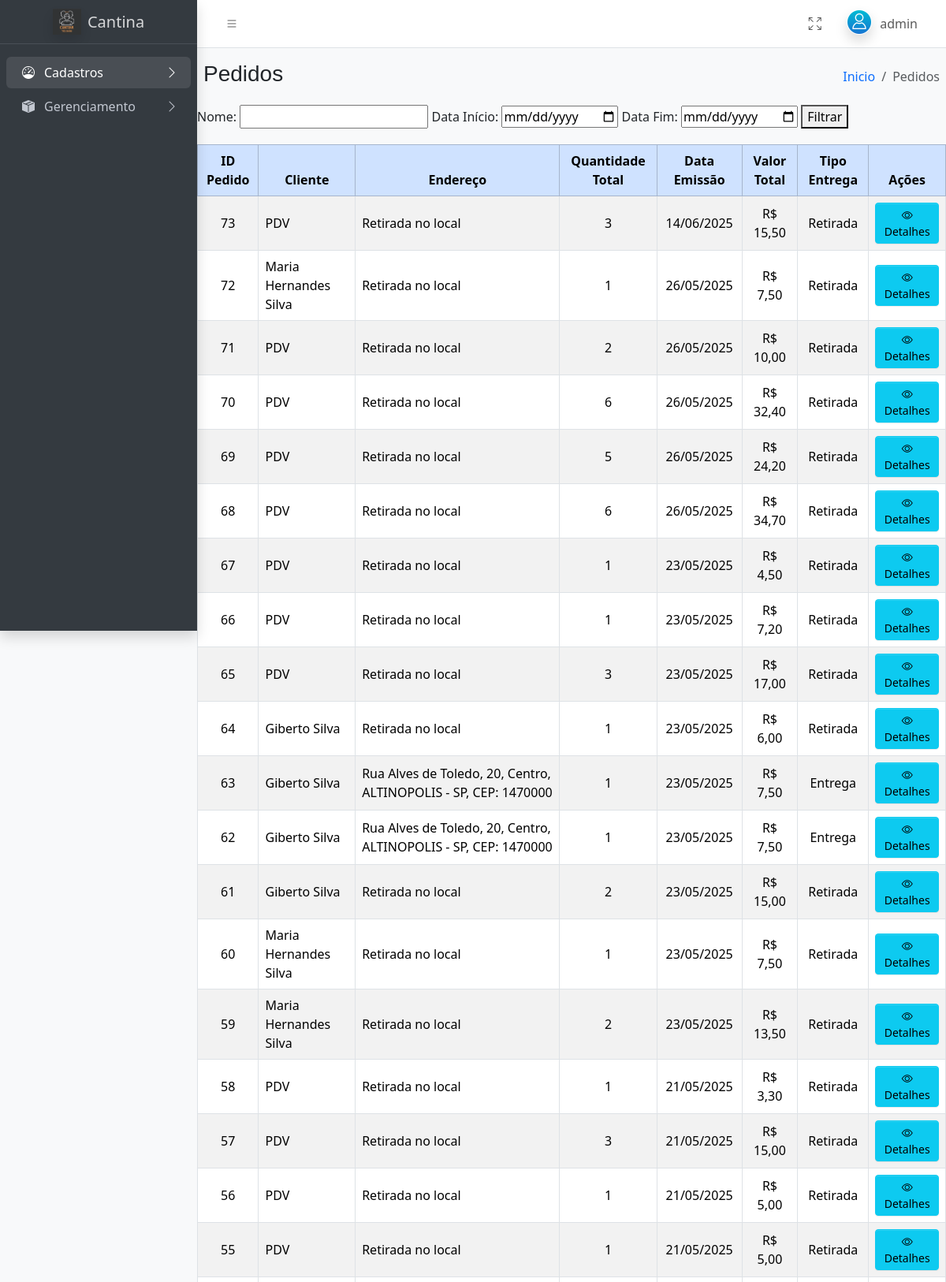
The app's page /admin/admin.php?pg=Pedidos (signed in, upper part) with its own data.
### tables this page shows
CREATE TABLE IF NOT EXISTS `tb_pedidos` (
  `id` int(11) NOT NULL AUTO_INCREMENT,
  `id_cliente` int(11) DEFAULT NULL,
  `id_endereco` int(11) DEFAULT NULL,
  `emissao` datetime NOT NULL,
  `valor_total` decimal(10,2) NOT NULL DEFAULT 0.00,
  `tipo_entrega` varchar(20) NOT NULL,
  `tipo_pedido` enum('PDV','WEB') NOT NULL DEFAULT 'WEB',
  `metodo_pagamento` enum('DINHEIRO','CARTAO','PIX','ONLINE') NOT NULL DEFAULT 'ONLINE',
  PRIMARY KEY (`id`),
  KEY `id_cliente` (`id_cliente`),
  KEY `id_endereco` (`id_endereco`)
);

CREATE TABLE IF NOT EXISTS `tb_clientes` (
  `id` int(11) NOT NULL AUTO_INCREMENT,
  `nome` varchar(100) NOT NULL,
  `cnpj_cpf` varchar(20) NOT NULL,
  `email` varchar(200) NOT NULL,
  `telefone` varchar(20) NOT NULL,
  `senha` varchar(32) NOT NULL,
  PRIMARY KEY (`id`),
  UNIQUE KEY `cnpj_cpf` (`cnpj_cpf`),
  UNIQUE KEY `telefone` (`telefone`)
);

CREATE TABLE IF NOT EXISTS `tb_cliente_endereco` (
  `id` int(11) NOT NULL AUTO_INCREMENT,
  `id_cliente` int(11) NOT NULL,
  `descricao` varchar(100) NOT NULL,
  `endereco` varchar(100) NOT NULL,
  `numero` varchar(15) NOT NULL,
  `bairro` varchar(100) NOT NULL,
  `complemento` varchar(200) DEFAULT NULL,
  `cep` varchar(10) NOT NULL,
  `id_cidade` int(11) NOT NULL,
  PRIMARY KEY (`id`),
  KEY `id_cliente` (`id_cliente`)
);

CREATE TABLE IF NOT EXISTS `tb_cidades` (
  `codigo_estado` int(11) NOT NULL,
  `sigla_estado` varchar(2) NOT NULL,
  `nome_estado` varchar(120) NOT NULL,
  `codigo_cidade` int(11) NOT NULL,
  `nome_cidade` varchar(120) NOT NULL,
  PRIMARY KEY (`codigo_cidade`)
);

### includes/consulta_pedido_admin.php (called while the page is built, shortened)
<?php
include('conexao.php');
$mostrar_detalhes = isset($_GET['pg']) && $_GET['pg'] === 'detalhes' && isset($_GET['id_pedido']);
if (!$mostrar_detalhes) {
    $query = "
        SELECT
            p.id AS id_pedido,
            c.nome AS cliente,
            p.emissao,
            p.valor_total,
            p.tipo_entrega,
            p.tipo_pedido,
            e.endereco,
            e.numero,
            e.bairro,
            e.cep,
            cid.nome_cidade,
            cid.sigla_estado,
            SUM(pi.qtd) AS quantidade_total
        FROM tb_pedidos p
        LEFT JOIN tb_clientes c ON p.id_cliente = c.id
        LEFT JOIN tb_cliente_endereco e ON p.id_endereco = e.id
        LEFT JOIN tb_cidades cid ON e.id_cidade = cid.codigo_cidade
        LEFT JOIN tb_pedidos_itens pi ON p.id = pi.id_pedidos
    ";
    $query .= "
        GROUP BY p.id, c.nome, p.emissao, p.valor_total, p.tipo_entrega, e.endereco, e.numero, e.bairro, e.cep, cid.nome_cidade, cid.sigla_estado
        ORDER BY p.emissao DESC
    ";
    $resultado = mysqli_query($conexao, $query);
}
?>

### admin/gerenciamento/pedidos_admin.php (the view, shortened to what this page needs)
<?php
include('../includes/consulta_pedido_admin.php');
?>
<form method="get" action="" style="margin-bottom: 20px;">
    <label for="nome">Nome:</label>
    <input type="text" name="nome" id="nome">
    <label for="data_inicio">Data Início:</label>
    <input type="date" name="data_inicio" id="data_inicio">
    <label for="data_fim">Data Fim:</label>
    <input type="date" name="data_fim" id="data_fim">
    <button type="submit">Filtrar</button>
</form>
<div class="table-responsive">
    <table class="table table-striped table-hover table-bordered align-middle">
        <thead class="table-primary">
            <tr>
                <th class="text-center">ID Pedido</th>
                <th class="text-center">Cliente</th>
                <th class="text-center">Endereço</th>
                <th class="text-center">Quantidade Total</th>
                <th class="text-center">Data Emissão</th>
                <th class="text-center">Valor Total</th>
                <th class="text-center">Tipo Entrega</th>
                <th class="text-center">Ações</th>
            </tr>
        </thead>
        <tbody>
            <?php if (mysqli_num_rows($resultado) > 0): ?>
                <?php while ($row = mysqli_fetch_assoc($resultado)): ?>
                    <tr>
                        <td class="text-center"><?php echo htmlspecialchars($row['id_pedido']); ?></td>
                        <td><?php echo htmlspecialchars($row['cliente'] ?? "PDV"); ?></td>
                        <td>
                            <?php
                            if ($row['tipo_entrega'] === 'entrega' && $row['endereco']) {
                                echo htmlspecialchars(
                                    $row['endereco'] . ', ' .
                                        $row['numero'] . ', ' .
                                        $row['bairro'] . ', ' .
                                        $row['nome_cidade'] . ' - ' .
                                        $row['sigla_estado'] . ', CEP: ' .
                                        $row['cep']
                                );
                            } else {
                                echo 'Retirada no local';
                            }
                            ?>
                        </td>
                        <td class="text-center"><?php echo htmlspecialchars($row['quantidade_total'] ?? 0); ?></td>
                        <td class="text-center"><?php echo date('d/m/Y', strtotime($row['emissao'])); ?></td>
                        <td class="text-center">R$ <?php echo number_format($row['valor_total'], 2, ',', '.'); ?></td>
                        <td class="text-center"><?php echo htmlspecialchars($row['tipo_entrega'] === 'entrega' ? 'Entrega' : 'Retirada'); ?></td>
                        <td class="text-center">
                            <a href="?pg=Detalhes&id=<?php echo $row['id_pedido']; ?>" class="btn btn-info btn-sm">
                                <i class="bi bi-eye"></i> Detalhes
                            </a>
                        </td>
                    </tr>
                <?php endwhile; ?>
            <?php else: ?>
                <tr>
                    <td colspan="8" class="text-center">Nenhum pedido encontrado.</td>
                </tr>
            <?php endif; ?>
        </tbody>
    </table>
</div>

### records on screen
tb_pedidos: id "73", cliente "PDV", shows "Retirada no local", quantidade_total "3", emissao "14/06/2025", valor_total "15,50", tipo_entrega "Retirada"
tb_pedidos: id "72", id_cliente.nome "Maria Hernandes Silva", shows "Retirada no local", quantidade_total "1", emissao "26/05/2025", valor_total "7,50", tipo_entrega "Retirada"
tb_pedidos: id "71", cliente "PDV", shows "Retirada no local", quantidade_total "2", emissao "26/05/2025", valor_total "10,00", tipo_entrega "Retirada"
tb_pedidos: id "70", cliente "PDV", shows "Retirada no local", quantidade_total "6", emissao "26/05/2025", valor_total "32,40", tipo_entrega "Retirada"
tb_pedidos: id "69", cliente "PDV", shows "Retirada no local", quantidade_total "5", emissao "26/05/2025", valor_total "24,20", tipo_entrega "Retirada"
tb_pedidos: id "68", cliente "PDV", shows "Retirada no local", quantidade_total "6", emissao "26/05/2025", valor_total "34,70", tipo_entrega "Retirada"
tb_pedidos: id "67", cliente "PDV", shows "Retirada no local", quantidade_total "1", emissao "23/05/2025", valor_total "4,50", tipo_entrega "Retirada"
tb_pedidos: id "66", cliente "PDV", shows "Retirada no local", quantidade_total "1", emissao "23/05/2025", valor_total "7,20", tipo_entrega "Retirada"
tb_pedidos: id "65", cliente "PDV", shows "Retirada no local", quantidade_total "3", emissao "23/05/2025", valor_total "17,00", tipo_entrega "Retirada"
tb_pedidos: id "64", id_cliente.nome "Giberto Silva", shows "Retirada no local", quantidade_total "1", emissao "23/05/2025", valor_total "6,00", tipo_entrega "Retirada"
tb_pedidos: id "63", id_cliente.nome "Giberto Silva", id_endereco.cep "Rua Alves de Toledo, 20, Centro, ALTINOPOLIS - SP, CEP: 1470000", quantidade_total "1", emissao "23/05/2025", valor_total "7,50", tipo_entrega "Entrega"
tb_pedidos: id "62", id_cliente.nome "Giberto Silva", id_endereco.cep "Rua Alves de Toledo, 20, Centro, ALTINOPOLIS - SP, CEP: 1470000", quantidade_total "1", emissao "23/05/2025", valor_total "7,50", tipo_entrega "Entrega"
tb_pedidos: id "61", id_cliente.nome "Giberto Silva", shows "Retirada no local", quantidade_total "2", emissao "23/05/2025", valor_total "15,00", tipo_entrega "Retirada"
tb_pedidos: id "60", id_cliente.nome "Maria Hernandes Silva", shows "Retirada no local", quantidade_total "1", emissao "23/05/2025", valor_total "7,50", tipo_entrega "Retirada"
tb_pedidos: id "59", id_cliente.nome "Maria Hernandes Silva", shows "Retirada no local", quantidade_total "2", emissao "23/05/2025", valor_total "13,50", tipo_entrega "Retirada"
tb_pedidos: id "58", cliente "PDV", shows "Retirada no local", quantidade_total "1", emissao "21/05/2025", valor_total "3,30", tipo_entrega "Retirada"
tb_pedidos: id "57", cliente "PDV", shows "Retirada no local", quantidade_total "3", emissao "21/05/2025", valor_total "15,00", tipo_entrega "Retirada"
tb_pedidos: id "56", cliente "PDV", shows "Retirada no local", quantidade_total "1", emissao "21/05/2025", valor_total "5,00", tipo_entrega "Retirada"
tb_pedidos: id "55", cliente "PDV", shows "Retirada no local", quantidade_total "1", emissao "21/05/2025", valor_total "5,00", tipo_entrega "Retirada"

### other values on screen
$_SESSION['usuario']['nome'] "admin"
$paginaAtual "Pedidos"
